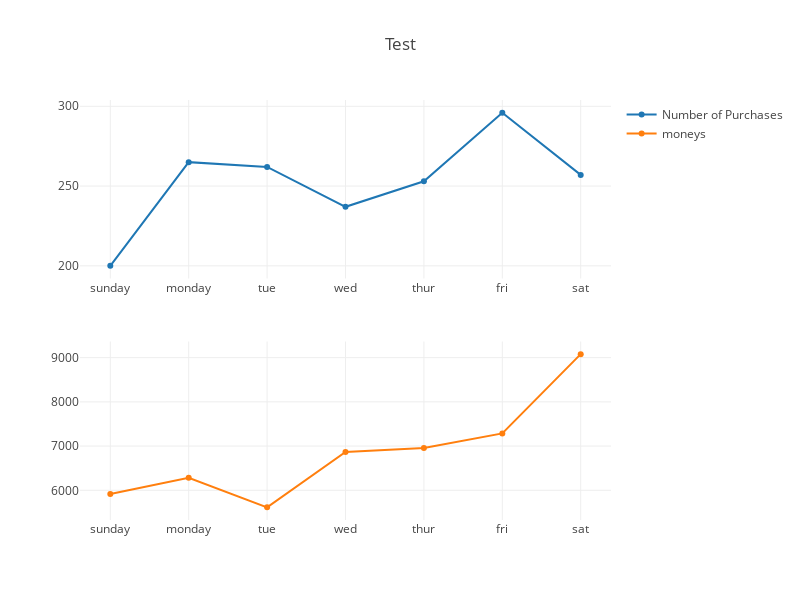

The code cell stored with this chart in its notebook:
### Markdown cell above
# Data Visualized

### Code cell
#@title Day of Week
counts = go.Scatter(
    x = ['sunday','monday','tue','wed','thur','fri','sat'],
    y = count_dow,
    name="Number of Purchases"
)

money = go.Scatter(
    x = ['sunday','monday','tue','wed','thur','fri','sat'],
    y = dollas_dow,
    name="moneys"
)
data = [counts, money]
configure_plotly_browser_state()
layout = go.Layout(
    yaxis2=dict(
        tickfont=dict(
            color='rgb(148, 103, 189)'
        ),
        overlaying='y',
        side='right'
    )
)

fig = tools.make_subplots(rows=2, cols=1)

fig.append_trace(counts, 1, 1)
fig.append_trace(money, 2, 1)

fig['layout'].update(height=600, width=800, title='Test')
py.iplot(fig)

### Figure 1 — Plotly figure (JSON) as saved in the notebook; plotly's stock layout.template omitted (floating-point values rounded to 4 significant figures)
{"data": [{"name": "Number of Purchases", "yaxis": "y", "xaxis": "x", "y": [200, 265, 262, 237, 253, 296, 257], "x": ["sunday", "monday", "tue", "wed", "thur", "fri", "sat"], "type": "scatter", "uid": "667da5aa-02eb-4835-b46b-f1f034e6ffe0"}, {"name": "moneys", "yaxis": "y2", "xaxis": "x2", "y": [5914.0, 6283.0, 5615.0, 6866.0, 6959.0, 7286.0, 9079.0], "x": ["sunday", "monday", "tue", "wed", "thur", "fri", "sat"], "type": "scatter", "uid": "af9b92c0-47b5-4f8d-9ab0-9909d76d018a"}], "layout": {"yaxis": {"domain": [0.575, 1], "anchor": "x"}, "title": {"text": "Test"}, "xaxis2": {"domain": [0, 1], "anchor": "y2"}, "height": 600, "width": 800, "yaxis2": {"domain": [0, 0.425], "anchor": "x2"}, "xaxis": {"domain": [0, 1], "anchor": "y"}}}
